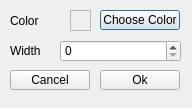
<?xml version="1.0" encoding="UTF-8"?>
<ui version="4.0">
 <class>FDrawLinesDialog</class>
 <widget class="QDialog" name="FDrawLinesDialog">
  <property name="geometry">
   <rect>
    <x>0</x>
    <y>0</y>
    <width>192</width>
    <height>108</height>
   </rect>
  </property>
  <property name="windowTitle">
   <string>Dialog</string>
  </property>
  <widget class="QLabel" name="lblColor">
   <property name="geometry">
    <rect>
     <x>10</x>
     <y>10</y>
     <width>41</width>
     <height>21</height>
    </rect>
   </property>
   <property name="text">
    <string>Color</string>
   </property>
  </widget>
  <widget class="QLabel" name="lblWidth">
   <property name="geometry">
    <rect>
     <x>10</x>
     <y>40</y>
     <width>48</width>
     <height>21</height>
    </rect>
   </property>
   <property name="text">
    <string>Width</string>
   </property>
  </widget>
  <widget class="QFrame" name="frmColor">
   <property name="geometry">
    <rect>
     <x>70</x>
     <y>10</y>
     <width>21</width>
     <height>21</height>
    </rect>
   </property>
   <property name="autoFillBackground">
    <bool>true</bool>
   </property>
   <property name="frameShape">
    <enum>QFrame::StyledPanel</enum>
   </property>
   <property name="frameShadow">
    <enum>QFrame::Raised</enum>
   </property>
  </widget>
  <widget class="QPushButton" name="cmdColor">
   <property name="geometry">
    <rect>
     <x>100</x>
     <y>10</y>
     <width>80</width>
     <height>20</height>
    </rect>
   </property>
   <property name="text">
    <string>Choose Color</string>
   </property>
  </widget>
  <widget class="QSpinBox" name="spnWidth">
   <property name="geometry">
    <rect>
     <x>60</x>
     <y>40</y>
     <width>121</width>
     <height>22</height>
    </rect>
   </property>
  </widget>
  <widget class="QPushButton" name="cmdOk">
   <property name="geometry">
    <rect>
     <x>100</x>
     <y>70</y>
     <width>80</width>
     <height>20</height>
    </rect>
   </property>
   <property name="text">
    <string>Ok</string>
   </property>
  </widget>
  <widget class="QPushButton" name="cmdCancel">
   <property name="geometry">
    <rect>
     <x>10</x>
     <y>70</y>
     <width>80</width>
     <height>20</height>
    </rect>
   </property>
   <property name="text">
    <string>Cancel</string>
   </property>
  </widget>
 </widget>
 <resources/>
 <connections/>
</ui>
